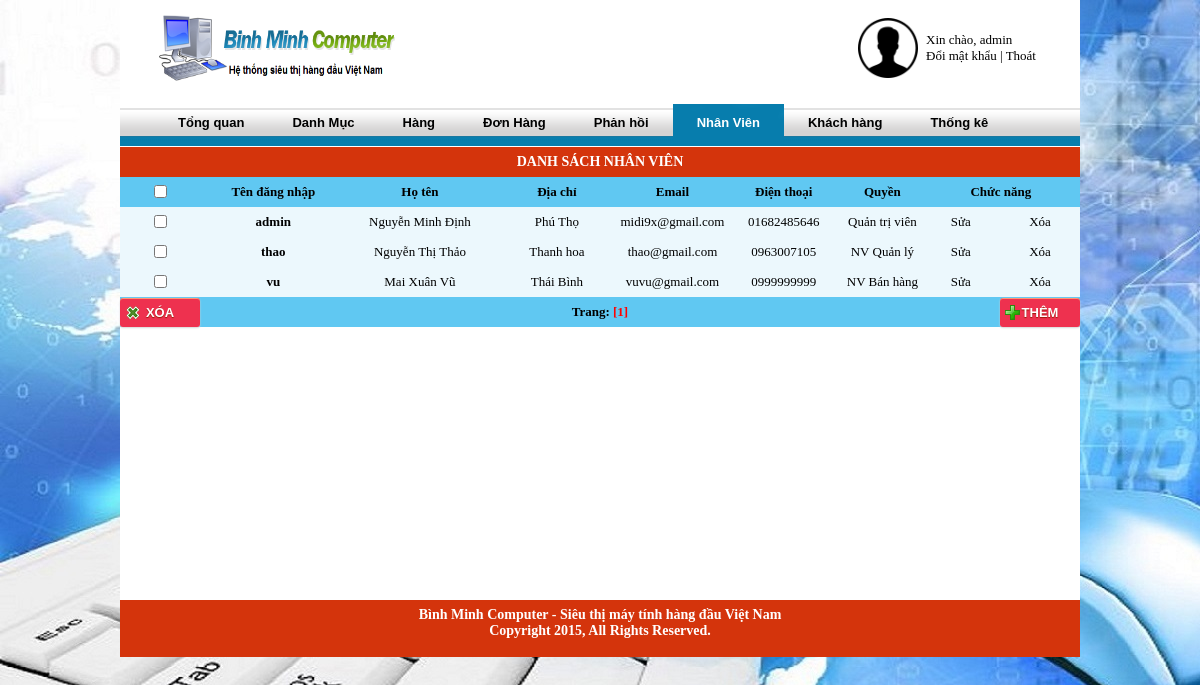
Page /admin/?m=nhanvien (signed in) on the committed database.
### tables this page shows
CREATE TABLE IF NOT EXISTS `nhanvien` (
  `id_nv` int(11) NOT NULL AUTO_INCREMENT,
  `username` varchar(255) NOT NULL,
  `password` varchar(32) NOT NULL,
  `hoten` varchar(255) NOT NULL,
  `diachi` varchar(255) NOT NULL,
  `dienthoai` int(20) NOT NULL,
  `email` varchar(255) NOT NULL,
  `quyen` int(10) NOT NULL,
  PRIMARY KEY (`id_nv`),
  UNIQUE KEY `username` (`username`),
  UNIQUE KEY `email` (`email`)
);

### admin/include/nhanvien.php (the view, shortened to what this page needs)
<form method="post">
<table width="960" border="0" cellspacing="0" cellpadding="0">
  <tr>
    <td colspan="9" class="tieude" align="center">DANH SÁCH NHÂN VIÊN</td>
  </tr>
  <tr height="30" class="dau">
    <td align="center" width="50" ><input id="selectall" type="checkbox"></td>
    <td align="center" width="150">Tên đăng nhập</strong></td>
    <td width="150" align="center"><strong>Họ tên</strong></td>
    <td align="center" width="130"><strong>Địa chỉ</strong></td>
    <td align="center" width="100"><strong>Email</strong></td>
    <td align="center" width="120"> <strong>Điện thoại</strong></td>
    <td align="center" width="80" ><strong>Quyền</strong></td>
	<td align="center" colspan="2"  width="155" ><strong>Chức năng</strong></td>
  </tr>
<?php
		$sql="select * from nhanvien";
		$kq=mysql_query($sql);
		if(!$kq)
			echo "Không có người dùng nào";
		else{
		while($r=mysql_fetch_array($kq))
		{	$id=$r['id_nv'];
			$user=$r["username"];$hoten=$r["hoten"];$diachi=$r["diachi"];
			$email=$r["email"];$dienthoai=$r["dienthoai"];$quyen=$r["quyen"];
  ?>
  <tr class=noidung>
  <td width="50" class="noidung"align="center">
  <input type="checkbox" name="chon[]" class="checkbox1" value="<?php echo $user; ?>"/></td>
    <td width="150" height="30" align="center"><b><?php echo "$user"; ?></b></td>
    <td width="150" align="center">
    <?php echo "$hoten"; ?> </a>
    </td>
    <td width="130" align="center"><?php echo "$diachi"; ?></td>
    <td width="100" align="center"><?php echo "$email"; ?></td>
    <td width="120" align="center"><?php echo "0"."$dienthoai"; ?></td>
    <td width="80" align="center">
	<?php if($quyen==1)
			echo "Quản trị viên";
		else if($quyen==2)
			echo "NV Quản lý";
		else echo "NV Bán hàng";
		?></td>
	<td align="center" width="80" ><a href="/admin/?m=sua-nhan-vien&id=<?=$id?>">Sửa</a></td>
	<td align="center" width="75" ><a  onClick="return checktv();" href="/admin/?m=nhanvien&page=xoa-nhan-vien&id=<?=$id?>">Xóa</a></td>
  </tr>
 <?php
		}
		}
 ?>
<tr class=dau>
<td>
 <input type="submit" class="button del" name="xoa" value='Xóa' onClick="return checktv();document.form.submit();"/>
</td>
<td colspan="7" style="text-align: center;">
		Trang: <a href='#'><font color='#FF0000'>[1]</font>
	</td>
<td  colspan="9"  style="text-align: right;">
  <input type="button" class="button add"  onclick="window.location='/admin/?m=them-nhan-vien';" value='Thêm'/>
</td>
</tr>
</table>
</form>

### admin/css/main.css (style rules this page uses)
body { background-repeat: repeat-y; margin-left: 0px; margin-top: 0px; margin-right: 0px; margin-bottom: 0px; text-align: center; font-family:Tahoma; font-size:13px; background:url('/admin/img/bg.jpg'); background-attachment: fixed; }
a:link { text-decoration: none; color:#000000; }
.button { border:none!important; border-style: None; text-decoration: none; min-width: 80px; height: 29px; text-align: center; font: bold 13px arial; background: #EE314F!important; color: #ffffff; border-radius: 3px; -moz-border-radius: 3px; -khtml-border-radius: 3px; -webkit-border-radius: 3px; -moz-box-shadow: 0px 3px 0px #ae0c25; -webkit-box-shadow: 0px 3px 0px #ae0c25; cursor:pointer; text-transform: uppercase; }
.button { border-color: #d1371c #d1371c #9f220d; text-shadow: 0 1px 1px #961a07; box-shadow: 0 1px 2px #d6d6d6, inset 0 1px 0 #ff9573; }
input.button.del { background-position: 5px 7px!important; background-image: url(../img/delete.png)!important; background-repeat: no-repeat!important; }
input.button.add { background-position: 5px 7px!important; background-image: url(../img/add.png)!important; background-repeat: no-repeat!important; }
.tieude { color:#FFFFFF; font-family:Tahoma; font-size: 14px; font-weight:bold; background-color:#d4340c;height:30px; }
tr.noidung { background: none repeat scroll 0% 0% #ECF8FD; border-top: 1px solid #FFF; height:30px; }
tr.dau { height:30px; background: none repeat scroll 0% 0% #60C8F2; font-weight: bold; }

### rows in the picture
nhanvien: username "admin", hoten "Nguyễn Minh Định", diachi "Phú Thọ", email "midi9x@gmail.com", dienthoai "1682485646", quyen "Quản trị viên"
nhanvien: username "thao", hoten "Nguyễn Thị Thảo", diachi "Thanh hoa", email "thao@gmail.com", dienthoai "963007105", quyen "NV Quản lý"
nhanvien: username "vu", hoten "Mai Xuân Vũ", diachi "Thái Bình", email "vuvu@gmail.com", dienthoai "999999999", quyen "NV Bán hàng"

### other values in the picture
$_SESSION['useradmin'] "admin"
